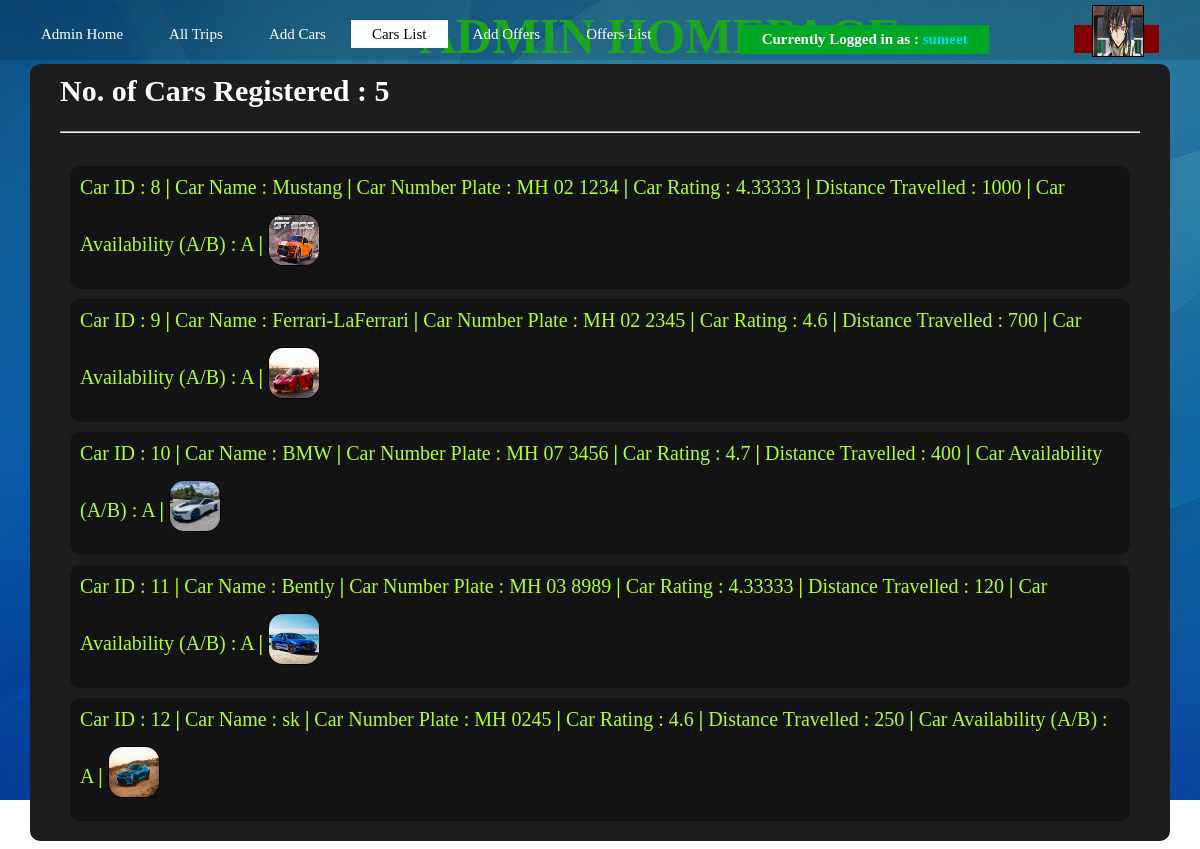
Screenshot of /carlist.php (signed in) with the database file from the repository.
### tables this page shows
CREATE TABLE `cars` (
  `carid` bigint(20) NOT NULL,
  `carname` varchar(100) NOT NULL,
  `availability` varchar(1) NOT NULL,
  `carpic` varchar(100) NOT NULL,
  `carnum` varchar(100) NOT NULL,
  `cardist` bigint(20) NOT NULL DEFAULT 0,
  `carrating` float NOT NULL
);

### functionsignup.php (called while the page is built, shortened)
<?php
	function ExecuteQuery ($SQL)
	{
		$con=mysqli_connect ("localhost", "root","");
		mysqli_select_db ($con,"accounts");
		$rows = mysqli_query ($con,$SQL);
		return $rows;
	}
?>

### carlist.php (the view, shortened to what this page needs)
<link rel = "stylesheet" href = "admin.css">
<html>
    <head>
        <link rel = "stylesheet" href = "admin.css">
    </head>
    <body>
        <div class="mainpage">
            <div class="navbar">
                        <ul>
                            <li ><a href="admin.php"> Admin Home </a></li>
                            <li><a href="alltrips.php"> All Trips </a></li>
                            <li> <a href="addcars.php"> Add Cars </a></li>
                            <li class="active"> <a href="carlist.php"> Cars List </a></li>
                            <li> <a href="addoffers.php"> Add Offers </a></li>
                            <li> <a href="offerlist.php"> Offers List </a></li>
                        </ul>
            </div>
            <div class="navbar2">
                    <ul class="nav">
                    <li><img class="image"  src = '<?= $_SESSION['avatar'] ?>' width="50" height="50" style="border: 1px solid black" > </li>
                    <li class ="reference"><b>Currently Logged in as : </b><div class = "profilename"> <b><?= $_SESSION['username'] ?></b> </div> </li>
                        <li><a href="logout.php"> Logout </a></li>
                    </ul>
            </div>
            <h1>ADMIN HOMEPAGE</h1>
            <br><br><br>
            <div class="lists">
                <div class="carlist">
                    <?php
                        include 'functionsignup.php';
                        $str = "SELECT * from cars";
                        $result=ExecuteQuery($str);
                        $no_rows = mysqli_num_rows($result);
                        if($result){
                            echo "<h2>  No. of Cars Registered : ";
                            echo $no_rows;
                            echo "</h2>";
                            echo "<br/>";
                            echo "<hr>";
                            echo "<br/>";
                            while($row = mysqli_fetch_assoc($result)){
                                echo "<div class='single'>";
                                $carid = $row['carid'];
                                $avail = $row['availability'];
                                $carname = $row['carname'];
                                $carnum = $row['carnum'];
                                $carimage_path = $row['carpic'];
                                $cardist = $row['cardist'];
                                $carrating = $row['carrating'];
                                echo "Car ID : ";
                                echo $carid;
                                echo " <b>|</b> ";
                                echo "Car Name : ";
                                echo $carname;
                                echo " <b>|</b> ";
                                echo "Car Number Plate : ";
                                echo $carnum;
                                echo " <b>|</b> ";
                                echo "Car Rating : ";
                                if($carrating == 0){
                                    echo "NULL";
                                }
                                else{
                                    echo $carrating;
                                }
                                echo " <b>|</b> ";
                                echo "Distance Travelled : ";
                                echo $cardist;
                                echo " <b>|</b> ";
                                echo "Car Availability (A/B) : ";
                                echo $avail;
                                echo " <b>|</b> ";
                                echo "<img class='carimg' src='$carimage_path' width= '50' height='50' style='border: 1px solid black'>";
                                echo "<br/><br/>";
                                echo "</div>";
                            }
                        }
                        else{
                            echo "<h2> No. of Cars Registered : 0 </h2>";
                        }
                    ?>
                </div>
            </div>
        </div>
    </body>
</html>

### admin.css (style rules this page uses)
* { margin:0; padding:0; }
h1 { color:#23c223; position: fixed; text-align: center; top: 7px; left: 35%; right: auto; font-size: 50px; }
.mainpage { height: 100%; background-image:linear-gradient(rgba(0,0,0,0.3),rgba(0,0,0,0)) ,url(bg2.jpg); background-position: center; background-size: cover; }
.navbar { padding-left: 20px; padding-right: 20px; z-index: 10; position: fixed; float: left; height: 60px; width: 100%; background-image: linear-gradient(rgba(0,0,0,0.15),rgba(0, 0, 0, 0.15)); }
ul { list-style: none; float: left; margin-top: 25px; margin-right: 20px; }
ul li { display: inline-block; }
ul li a { text-decoration: none; color: #fff; padding: 5px 20px; border: 1px solid transparent; font-size: 15px; }
ul li.active a { color: black; background-color: white; }
.navbar2 { float: right; z-index: 20; position: fixed; margin-top: 0; margin-bottom: 10px; height: 60px; width: 50%; left: 50%; }
.nav { float :right }
.nav li { margin-top: 0; display: inline-block; color: white; margin-bottom: -100px; padding: 5px 20px; border: 1px solid transparent; font-size: 15px; }
.nav li a { margin-left: 60px; background-color: rgb(128, 0, 0); }
.profilename { display: inline-block; color: rgb(0, 217, 255); }
.image { position: fixed; top: 5px; left: 91%; }
.reference { margin-top: 0; text-decoration: none; color: black; padding: 50px 0px; border: 1px solid transparent; font-size: 15px; color: black; background-color: rgb(0, 167, 36); }
.lists { border-radius: 10px; top: 10%; background-color: rgb(29, 29, 29); color: greenyellow; float: left; width: auto; height: auto; font-size: 20px; padding: 10px 30px; margin: 10px 30px; display: block; }
.single { background-color: rgb(19, 19, 19); padding: 10px 10px; margin: 10px 10px; border-radius: 10px; }
h2 { color: white; }
hr { color: yellow; }
.carimg { border-radius: 15px; display: inline-block; position: relative; top: 15px; }

### rows the page displays
cars: carid "8", carname "Mustang", carnum "MH 02 1234", carrating "4.33333", cardist "1000", availability "A", carpic (picture)
cars: carid "9", carname "Ferrari-LaFerrari", carnum "MH 02 2345", carrating "4.6", cardist "700", availability "A", carpic (picture)
cars: carid "10", carname "BMW", carnum "MH 07 3456", carrating "4.7", cardist "400", availability "A", carpic (picture)
cars: carid "11", carname "Bently", carnum "MH 03 8989", carrating "4.33333", cardist "120", availability "A", carpic (picture)
cars: carid "12", carname "sk", carnum "MH 0245", carrating "4.6", cardist "250", availability "A", carpic (picture)

### other values shown
$_SESSION['username'] "sumeet"
$no_rows "5"
